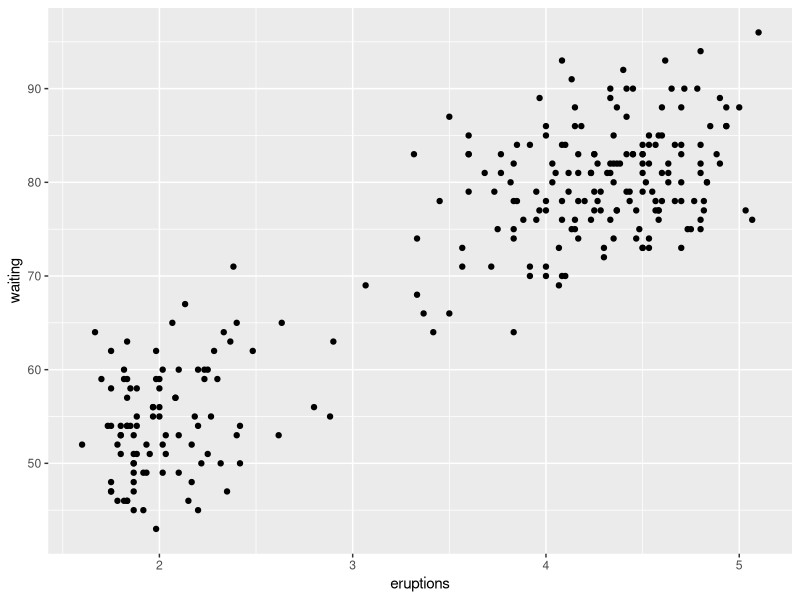
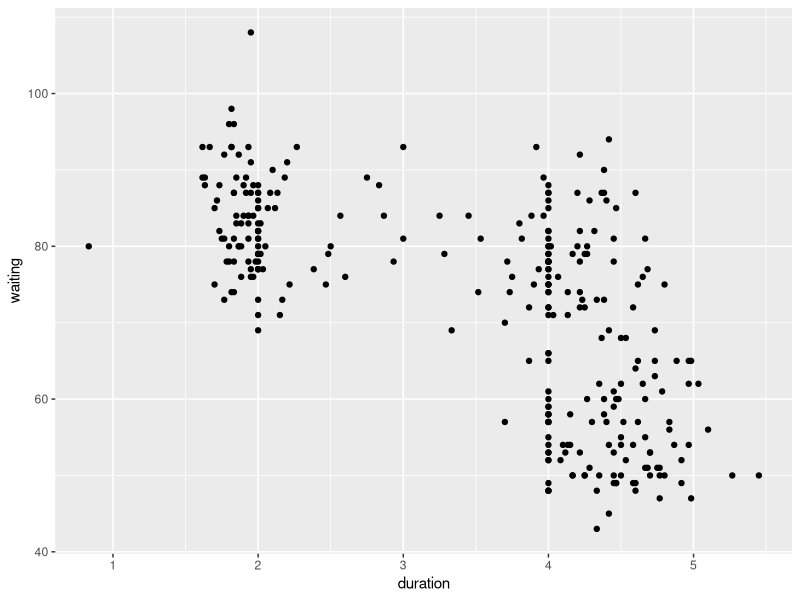
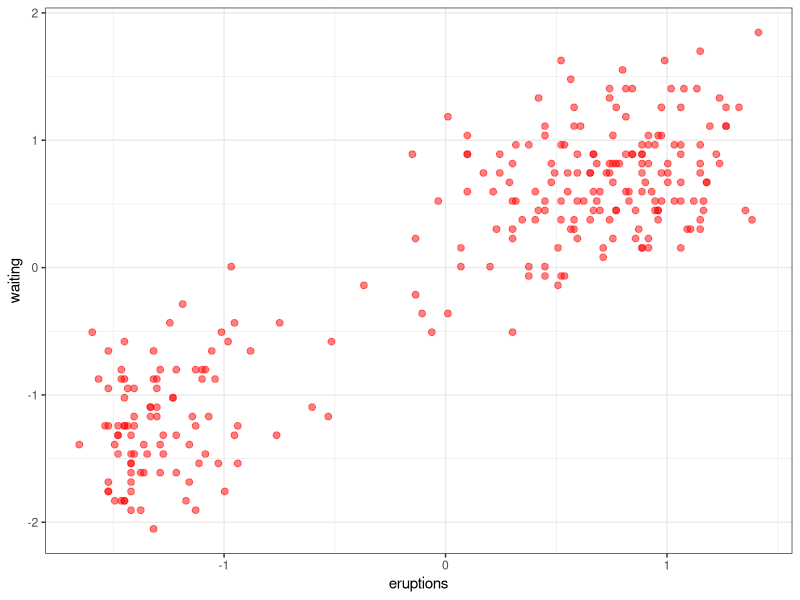
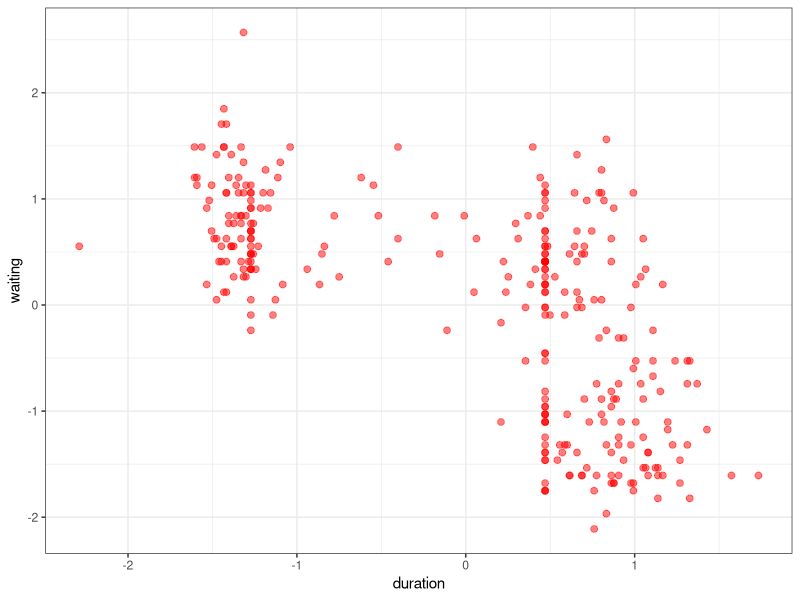
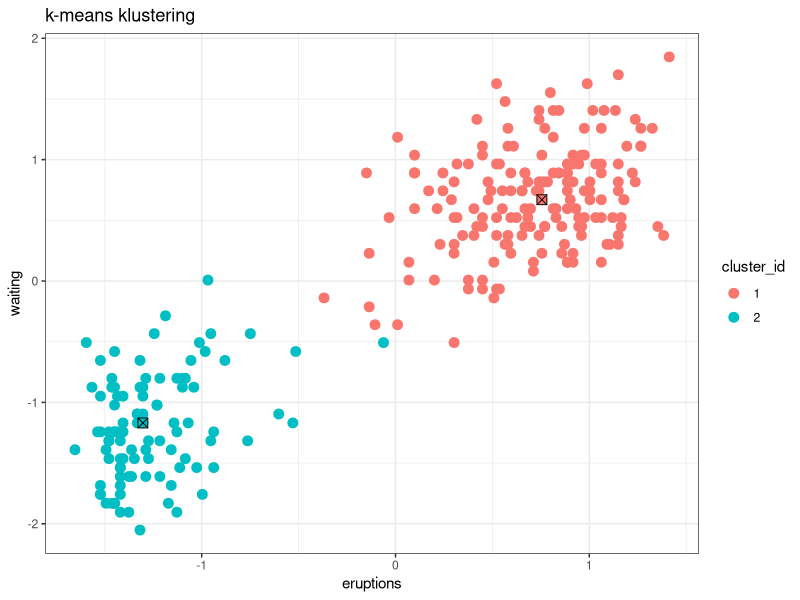
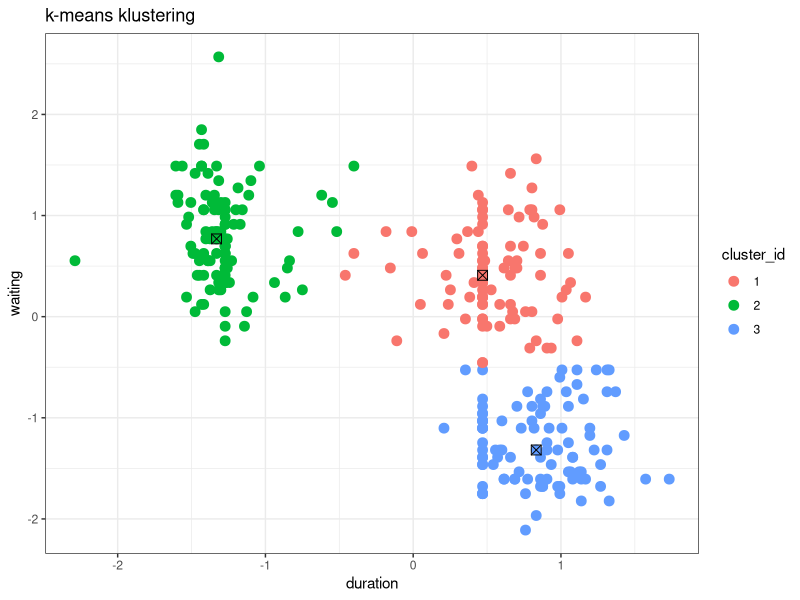
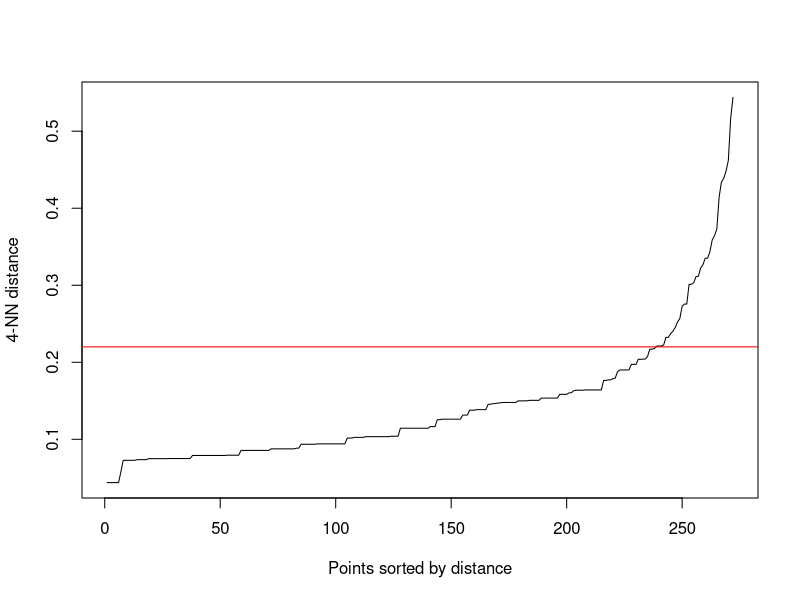
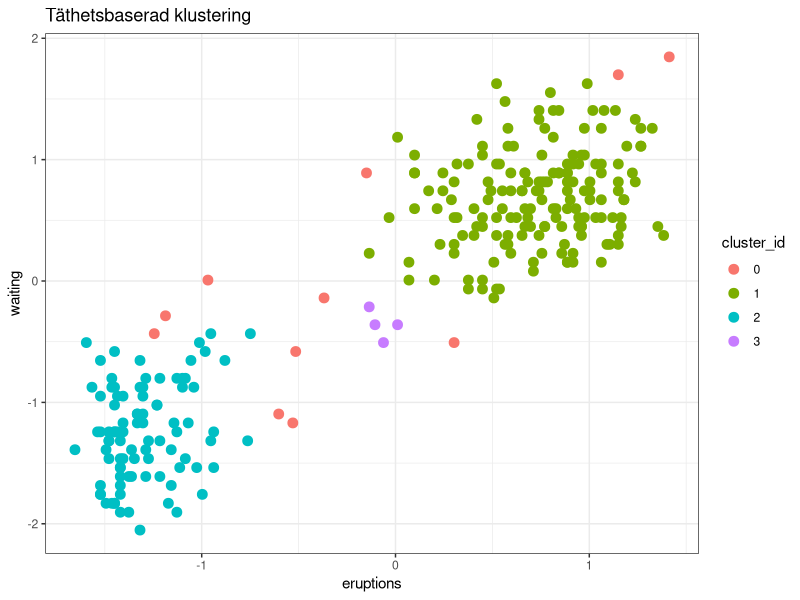

R code for these plots, in order:
#-------------------------------------------------------------------------------
#-------------------------------------------------------------------------------
# Testar att klustring på två olika dataset: faithful och geyser
#-------------------------------------------------------------------------------
#-------------------------------------------------------------------------------

# rensar i den globala miljön:
rm(list=ls())

#-------------------------------------------------------------------------------
# Data 1: faithful
#-------------------------------------------------------------------------------
library(ggplot2)
?faithful
ggplot(data = faithful) + 
  geom_point(mapping = aes(x = eruptions, y = waiting))

#-------------------------------------------------------------------------------
# Data 2: geyser
#-------------------------------------------------------------------------------
library(MASS)
?geyser
ggplot(data = geyser) + 
  geom_point(mapping = aes(x = duration, y = waiting))



#-------------------------------------------------------------------------------
# Bearbetning 
#-------------------------------------------------------------------------------


D1<-as.data.frame(scale(faithful)[,])
head(D1)
# standarisera och plotta
ggplot(data = D1,aes(x=eruptions,y=waiting))+geom_point(alpha=0.5,col="red",size=2)+theme_bw()

apply(D1,2,sd)
apply(D1,2,mean)


D2<-as.data.frame(scale(geyser)[,])
head(D2)
# standarisera och plotta
ggplot(data = D2,aes(x=duration,y=waiting))+geom_point(alpha=0.5,col="red",size=2)+theme_bw()

apply(D2,2,sd)
apply(D2,2,mean)

#-------------------------------------------------------------------------------
# PAM: faithful
#-------------------------------------------------------------------------------

# vi ser två naturliga kluster i data

library(cluster)

set.seed(100)
K<-2 
# vi testar K=2 först, testa sen andra värden på K och se hur resultatet ändrar sig

# centers = ett heltal = K = antal kluster
# nstart = antal omstarter
clust_pam<-p <- pam(D1, k = K)

tab1<-table(clust_pam$cluster)
tab1<-as.data.frame(tab1)
colnames(tab1)<-c("Kluster ID","Antal")
tab1$Andel<-round(tab1$Antal/nrow(D1),2)
knitr::kable(tab1)

clust_pam$medoids

cluster_id<-as.factor(clust_pam$cluster)
ggplot(data = D1,aes(x=eruptions,y=waiting))+geom_point(alpha=1,size=3,aes(col=cluster_id))+
  theme_bw()+ggtitle("k-means klustering")+ 
  geom_point(data=data.frame(clust_pam$medoids),aes(x=eruptions,y=waiting),shape=7,size=3)
# skattade medoids:
clust_pam$medoids



#-------------------------------------------------------------------------------
# PAM: geyser
#-------------------------------------------------------------------------------

set.seed(1001)
K<-3
clust_pam<-p <- pam(D2, k = K)

tab1<-table(clust_pam$cluster)
tab1<-as.data.frame(tab1)
colnames(tab1)<-c("Kluster ID","Antal")
tab1$Andel<-round(tab1$Antal/nrow(D2),2)
knitr::kable(tab1)

clust_pam$medoids

cluster_id<-as.factor(clust_pam$cluster)
ggplot(data = D2,aes(x=duration,y=waiting))+geom_point(alpha=1,size=3,aes(col=cluster_id))+
  theme_bw()+ggtitle("k-means klustering")+ 
  geom_point(data=data.frame(clust_pam$medoids),aes(x=duration,y=waiting),shape=7,size=3)
# skattade medoids:
clust_pam$medoids





#-------------------------------------------------------------------------------
# DBscan: faithful
#-------------------------------------------------------------------------------
library(dbscan)
k<-4
dbscan::kNNdistplot(x = D1,k = k)
h<-0.22
#h<-0.25
abline(h = h, col = "red")


dbs1<-dbscan(x = D1,eps = h,minPts = k,borderPoints = TRUE)

cluster_id<-as.factor(dbs1$cluster)
tab4<-table(cluster_id)
tab4<-as.data.frame(tab4)
colnames(tab4)<-c("Kluster ID","Antal")
tab4$Andel<-round(tab4$Antal/nrow(D1),2)

knitr::kable(tab4)

#D4<-data.frame(D2,cluster=as.factor(dbs1$cluster))
ggplot(data = D1,aes(x=eruptions,y=waiting))+geom_point(alpha=1,size=3,aes(col=cluster_id))+
  theme_bw()+ggtitle("Täthetsbaserad klustering")



#-------------------------------------------------------------------------------
# DBscan: geyser
#-------------------------------------------------------------------------------
library(dbscan)
k<-4
dbscan::kNNdistplot(x = D2,k = k)
h<-0.35
h<-0.3
abline(h = h, col = "red")


dbs1<-dbscan(x = D2,eps = h,minPts = k,borderPoints = TRUE)

cluster_id<-as.factor(dbs1$cluster)
tab4<-table(cluster_id)
tab4<-as.data.frame(tab4)
colnames(tab4)<-c("Kluster ID","Antal")
tab4$Andel<-round(tab4$Antal/nrow(D2),2)

knitr::kable(tab4)

#D4<-data.frame(D2,cluster=as.factor(dbs1$cluster))
ggplot(data = D2,aes(x=duration,y=waiting))+geom_point(alpha=1,size=3,aes(col=cluster_id))+
  theme_bw()+ggtitle("Täthetsbaserad klustering")





#-------------------------------------------------------------------------------
#-------------------------------------------------------------------------------
# Välja antal kluster: Average silhouette coefficient
#-------------------------------------------------------------------------------
#-------------------------------------------------------------------------------


#-------------------------------------------------------------------------------
#  k-means: faithful 
#-------------------------------------------------------------------------------

k_vect <- 2:10
asc <- sapply(k_vect, FUN=function(k) {
  set.seed(10+k)
  fpc::cluster.stats(dist(D2), kmeans(D2, centers=k, nstart = 20,iter.max = 25)$cluster)$avg.silwidth
})

best_k <- k_vect[which.max(asc)]
best_k
df_avg_silwidth<-data.frame(k=k_vect,avg.silwidth=asc)
ggplot(data = df_avg_silwidth,aes(x=k,y=avg.silwidth))+geom_point()+
  geom_line(linetype="dashed")+ylab("Average silhouette coefficient")+xlab("Number of klusters")+theme_bw()

set.seed(10+best_k)
clust_kmeans<-kmeans(D2, centers=best_k, nstart = 20,iter.max = 25)


tab1<-table(clust_kmeans$cluster)
tab1<-as.data.frame(tab1)
colnames(tab1)<-c("Kluster ID","Antal")
tab1$Andel<-round(tab1$Antal/nrow(D1),2)
knitr::kable(tab1)


cluster_id<-as.factor(clust_kmeans$cluster)
ggplot(data = D2,aes(x=duration,y=waiting))+geom_point(alpha=1,size=3,aes(col=cluster_id))+
  theme_bw()+ggtitle("k-means klustering")+ 
  geom_point(data=data.frame(clust_kmeans$centers),aes(x=duration,y=waiting),shape=7,size=3)


#-------------------------------------------------------------------------------
#  PAM: faithful
#-------------------------------------------------------------------------------

k_vect <- 2:10
asc_pam <- sapply(k_vect, FUN=function(k) {
  set.seed(10+k)
  fpc::cluster.stats(dist(D2), pam(D2, k = k)$cluster)$avg.silwidth
})

best_k <- k_vect[which.max(asc_pam)]
best_k
df_avg_silwidth<-data.frame(k=k_vect,avg.silwidth=asc_pam)
ggplot(data = df_avg_silwidth,aes(x=k,y=avg.silwidth))+geom_point()+
  geom_line(linetype="dashed")+ylab("Average silhouette coefficient")+xlab("Number of klusters")+theme_bw()
